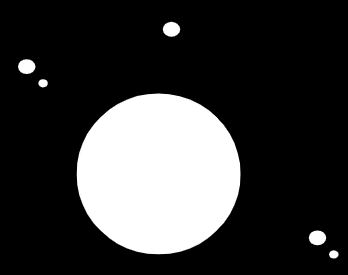
#> input picture week11/circles.jpg, 348 x 275 px
$ python ex1.py
#> lines starting #> are read from the running program, lines starting #| are printed output that depends on the picture
import numpy as np
import cv2
img = cv2.imread('circles.jpg', 0)
#> img is the input picture: shape (275, 348); min 0, max 255, mean 57.1
kernel1 = np.ones((7, 7))
eroded = cv2.erode(img, kernel1, iterations=2)
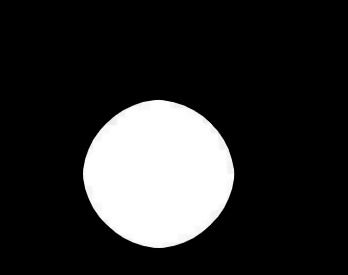
#> eroded: shape (275, 348); min 0, max 255, mean 45
kernel2 = np.ones((10, 10))
dilated = cv2.dilate(eroded, kernel2, iterations=2)
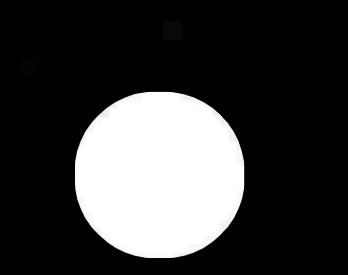
#> dilated: shape (275, 348); min 0, max 255, mean 60.3
cv2.imshow('o', img)
cv2.imshow('df', dilated)
cv2.waitKey()
